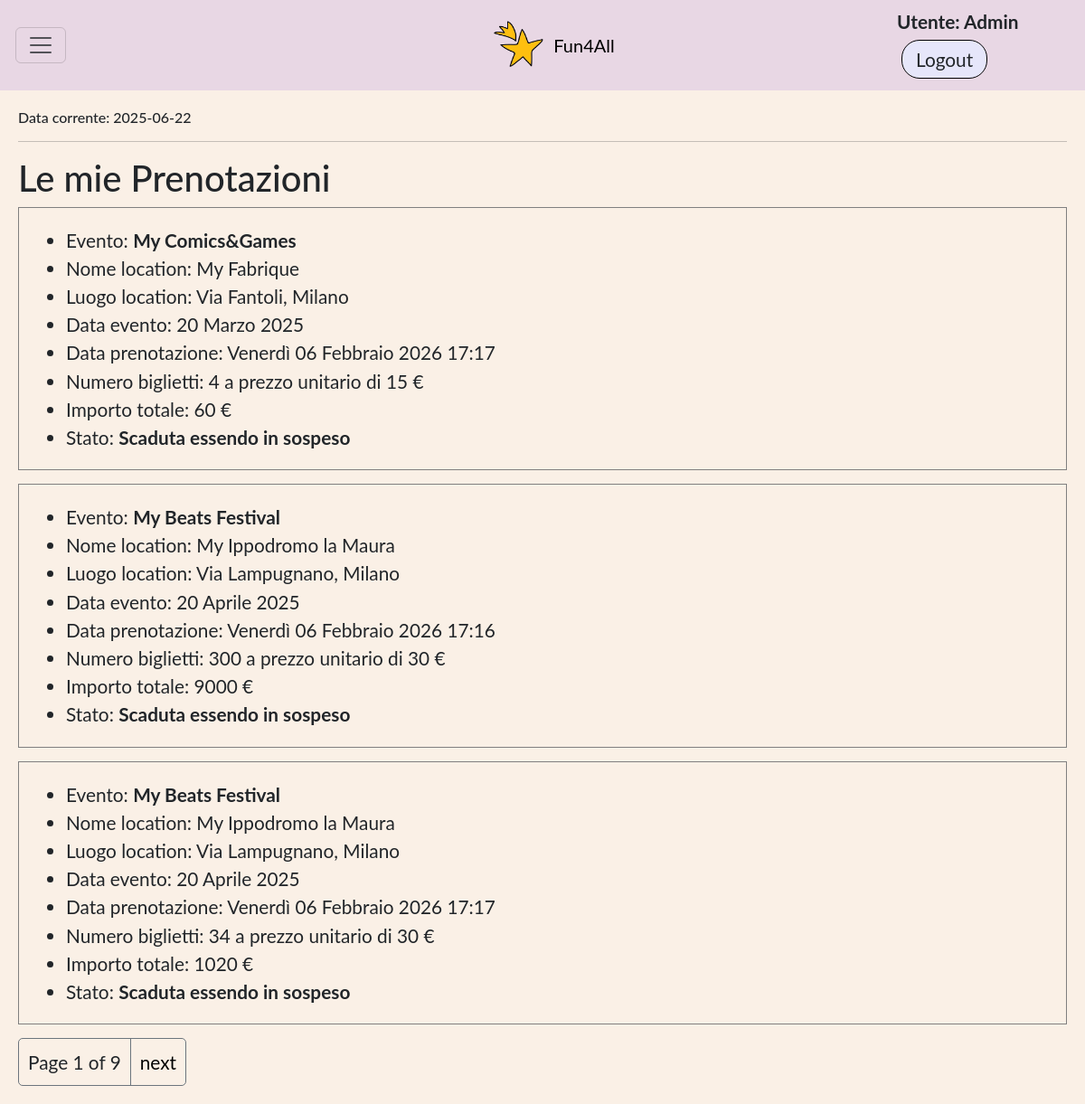
The page /prenotazioni/ (signed in) on the database its author committed.
### app_fun4all/models.py (models this page shows, shortened)
class DataFittizia(models.Model):
    data_fittizia = models.DateField(validators=[valida_data_2025])
    admin = models.ForeignKey(User, on_delete=models.SET_NULL, null=True, blank=True)
    def __str__(self):
        return f"Data corrente: {self.data_fittizia}"
    class Meta:
        verbose_name_plural = 'Data Fittizia'
        permissions = (('can_manage_data_fittizia', 'Can manage Data Fittizia'),)

class Prenotazione(models.Model):
    evento = models.ForeignKey(Evento, on_delete=models.SET_NULL,null=True, related_name='prenotazioni')
    fruitore = models.ForeignKey(User, on_delete=models.SET_NULL, null=True, related_name='prenotazioni')
    numero_biglietti = models.PositiveIntegerField(validators=[MinValueValidator(1)])
    data = models.DateTimeField(auto_now_add=True)
    data_corrente = models.ForeignKey(DataFittizia, on_delete=models.PROTECT,null = True, blank = True, related_name='prenotazioni')
    Stato = [
        ('A', 'Attiva'),
        ('U', 'Cancellata dal fruitore'),
        ('C', 'Cancellata come conseguenza della cancellazione dell\'evento'),
        ('B', 'Scaduta e precedentemente attiva'),
        ('S', 'In sospeso poiché l\'evento è in sospeso'),
        ('V', 'Scaduta e precedentemente cancellata da fruitore'),
        ('D', 'Scaduta e precedentemente cancellata causa evento cancellato'),
        ('J', 'Scaduta essendo in sospeso')
    ]
    stato = models.CharField(max_length=1, choices=Stato, default='A')
    class Meta:
        verbose_name_plural = 'Prenotazioni'
        permissions = (('can_manage_prenotazione', 'Can manage prenotazione'),)
    @property
    def importo_totale(self):
        return self.numero_biglietti * self.evento.costo

class Evento(models.Model):
    nome = models.CharField(max_length=80)
    descrizione = models.CharField(max_length=300 ,)
    location = models.ForeignKey(Location, on_delete=models.SET_NULL, null = True, related_name='eventi')
    data_evento = models.DateField(unique=True, validators=[valida_data_2025])
    organizzatore = models.ForeignKey(User, on_delete=models.SET_NULL, null=True, blank=True, related_name='eventi' )
    costo = models.PositiveIntegerField()
    data_corrente = models.ForeignKey(DataFittizia, on_delete=models.PROTECT, blank=True, null = True,related_name='eventi')
    Stato = [
        ('A', 'Attivo'),
        ('C', 'Cancellato dall\'organizzatore'),
        ('S', 'Sospeso per indisponibilità della location'),
        ('F', 'Scaduto e precedente attivo'),
        ('D', 'Scaduto e precededente cancellato'),
    ]
    stato = models.CharField(max_length=1, choices=Stato, default='A')
    class Meta:
        verbose_name_plural = 'Eventi'
        permissions = (('can_manage_evento', 'Can manage evento'),)

class Location(models.Model):
    nome = models.CharField(max_length=50)
    proprietario = models.ForeignKey(User, on_delete=models.SET_NULL, null=True, blank=True, related_name='locations' )
    luogo = models.CharField(max_length=100)
    capienza = models.PositiveIntegerField(validators=[MinValueValidator(1)])
    costo = models.PositiveIntegerField()
    data_apertura = models.DateField(validators=[valida_data_2025])
    data_chiusura = models.DateField(validators=[valida_data_2025])
    data_corrente = models.ForeignKey(DataFittizia, on_delete=models.PROTECT, null=True, blank=True, related_name='locations')
    Stato =[
        ('A', 'Attivo'),
        ('I', 'Inattivo'),
    ]
    stato = models.CharField(max_length=1, choices=Stato, default='A') #choices genera get_stato_display() che restituisce la descrizione dello stato
    class Meta:
        verbose_name_plural = 'Locations'
        permissions = (('can_manage_location', 'Can manage location'),)

### app_fun4all/views.py (the view)
# urls.py: path('prenotazioni/', views.PrenotazioneListView.as_view(), name='prenotazioni'),
class PrenotazioneListView(LoginRequiredMixin,PermissionRequiredMixin,generic.ListView): #CBV della lista delle prenotazioni con i loro dati
    login_url = '/accounts/login/'
    permission_required = 'app_fun4all.can_manage_prenotazione'
    raise_exception = True
    model = Prenotazione
    paginate_by = 3
    def get_queryset(self):
        if self.request.user.is_superuser or self.request.user.is_staff:
            all_prenotazioni = Prenotazione.objects.all()
        else:
            all_prenotazioni = Prenotazione.objects.filter(fruitore=self.request.user)
        return all_prenotazioni.order_by('evento__data_evento','evento__nome','data_corrente__data_fittizia')

### app_fun4all/views.py (called while the page is built)
def data_corrente(request): #FBV che restituisce la data fittizia
    return { 'data_corrente': DataFittizia.objects.first() }

### app_fun4all/templates/app_fun4all/prenotazione_list.html (shortened to what this page needs)
{% extends 'base_generic.html' %}
{% block content %}
<h1>Le mie Prenotazioni</h1>
  {% if prenotazione_list %}
    {% for prenotazione in prenotazione_list %}
      <div class="sezione">
        <ul>
          <li>Evento: <b>{{ prenotazione.evento.nome }} </b></li>
          <li>Nome location: {{ prenotazione.evento.location.nome }} </li>
          <li>Luogo location: {{ prenotazione.evento.location.luogo }} </li>
          <li>Data evento: {{ prenotazione.evento.data_evento}} </li>
          <li>Data prenotazione: {{ prenotazione.data }} </li>
          <li>Numero biglietti: {{ prenotazione.numero_biglietti }} a prezzo unitario di {{ prenotazione.evento.costo}} €</li>
          <li>Importo totale: {{ prenotazione.importo_totale }} € </li>
          <li>Stato: <b>{{ prenotazione.get_stato_display }}</b></li>
        </ul>
      </div>
    {% endfor %}
  {% else %}
    <div class="sezione"><h4>Non ci sono prenotazioni.</h4></div>
  {% endif %}
{% endblock %}

### app_fun4all/templates/base_generic.html (shortened to what this page needs)
<!DOCTYPE html>
<html lang="en">
<head>
    {% load static %}
    <link rel="stylesheet" href="https://cdn.jsdelivr.net/npm/bootstrap@5.3.0/dist/css/bootstrap.min.css">
    <link rel="stylesheet" href="{% static 'css/style.css' %}">
    <link rel="stylesheet" href="{% static 'css/home_layout.css' %}">
</head>
<body>
    <div class="box">
        {% block sidebar %}
            <nav class="navbar" style="background-color:rgb(232, 215, 228)">
                <div class="container-fluid d-flex align-items-center">
                    <div class="col-2">
                        {% if user.is_authenticated %}
                            <button class="navbar-toggler"
                                    type="button"
                                    data-bs-toggle="collapse"
                                    data-bs-target="#funzionalita"
                                    aria-expanded="false"
                                    aria-controls="funzionalita"
                                    aria-label="Toggle navigation">
                                <span class="navbar-toggler-icon"></span>
                            </button>
                        {% endif %}
                    </div>
                    <div class="col-8 text-center">
                        <a class="navbar-brand" href="{% url 'home' %}" style="display:flex;align-items:center;justify-content:center;">
                        <img src="{% static 'images/favicon.png' %}" alt="Logo" width="60" height="54" class="d-inline-block align-text-top me-2">
                        Fun4All
                    </a>
                    </div>
                    <div class="col-2 text-end">
                        {% if user.is_authenticated %}
                        <div class="autent ">
                            <span style="margin-right: 15px; font-weight: bold;"> Utente: {{ user.get_username }}</span>
                            <form style="display:inline" method="post" action="{% url 'logout' %}?next={% url 'home' %}">
                                <button class="btn">Logout</button>
                            </form>
                        </div>
                         {% else %}
                        <div class="autent ">
                            <a class="btn" href="{% url 'resetlogin' request.path %}">Login</a>
                            <a class="btn" href="{% url 'signup' request.path %}">Signup</a>
                        </div>
                        {% endif %}
                    </div>
                </div>
            </nav>
        {% endblock %}
        <div class="contenuto-principale" id="main-content">
            <h6>{{ data_corrente }}</h6>
            <hr>
            {% block content %}{% endblock %}
            {% block pagination %}
                {% if is_paginated %}
                    <div class="pagination">
                        <span style="padding: 10px;">Page {{ page_obj.number }} of {{ page_obj.paginator.num_pages }}</span>
                        {% if page_obj.has_next %}
                            <a style="border-left: 1px solid #6C757D;" href="{{ request.path }}?page={{ page_obj.next_page_number }}">next</a>
                        {% endif %}
                    </div>
                {% endif %}
            {% endblock %}
        </div>
    </div>
</body>
</html>

### app_fun4all/static/css/style.css (style rules this page uses)
body { font-family: "Lato", sans-serif; font-size : 1.3em; height : 96vh; margin-top: 2vh; margin-bottom: 2vh; }
.box ul { margin-bottom: 0px; }
button { display: inline-block; border: 1px solid black; padding: 3px 10px; cursor: pointer; background-color: #f7e4aa; transition: background-color 0.3s; font-size: 20px; margin: 5px; }
.navbar-brand { display: flex; align-items: center; margin-left:40px; text-align: end; }
.autent { display: flex; align-items: center; flex-wrap: wrap; align-content: end; }
.btn { border:solid black 0.09em; border-radius: 20px; background-color: lavender; padding: 5px 15px; font-size: 1em; margin: 5px; cursor:pointer; }
.sezione { width: 100%; padding: 20px; margin-bottom: 15px; border: 0.5px solid gray; }
.pagination { display:flex; align-items: baseline; width: fit-content; border: 1px solid #6C757D; border-radius: 5px; }
.pagination a { text-decoration: none; color:black; padding: 10px; margin:0px; }

### app_fun4all/static/css/home_layout.css (style rules this page uses)
html, body { height: 100%; margin: 0; }
.box { width: 100%; min-height: 100vh; background: linen; overflow: auto; }
.contenuto-principale { padding: 20px; width: 100%; height: 95%; background-color: linen; }

### rows shown on the page
DataFittizia: data_fittizia "Data corrente: 2025-06-22"
Prenotazione: evento.nome "My Comics&Games", evento.location.nome "My Fabrique", evento.location.luogo "Via Fantoli, Milano", evento.data_evento "20 Marzo 2025", data "Venerdì 06 Febbraio 2026 17:17", numero_biglietti "4", evento.costo "15", importo_totale "60", stato "Scaduta essendo in sospeso"
Prenotazione: evento.nome "My Beats Festival", evento.location.nome "My Ippodromo la Maura", evento.location.luogo "Via Lampugnano, Milano", evento.data_evento "20 Aprile 2025", data "Venerdì 06 Febbraio 2026 17:16", numero_biglietti "300", evento.costo "30", importo_totale "9000", stato "Scaduta essendo in sospeso"
Prenotazione: evento.nome "My Beats Festival", evento.location.nome "My Ippodromo la Maura", evento.location.luogo "Via Lampugnano, Milano", evento.data_evento "20 Aprile 2025", data "Venerdì 06 Febbraio 2026 17:17", numero_biglietti "34", evento.costo "30", importo_totale "1020", stato "Scaduta essendo in sospeso"

### other values the page prints
{{ user.get_username }} "Admin"
{{ page_obj.number }} "1"
{{ page_obj.paginator.num_pages }} "9"
